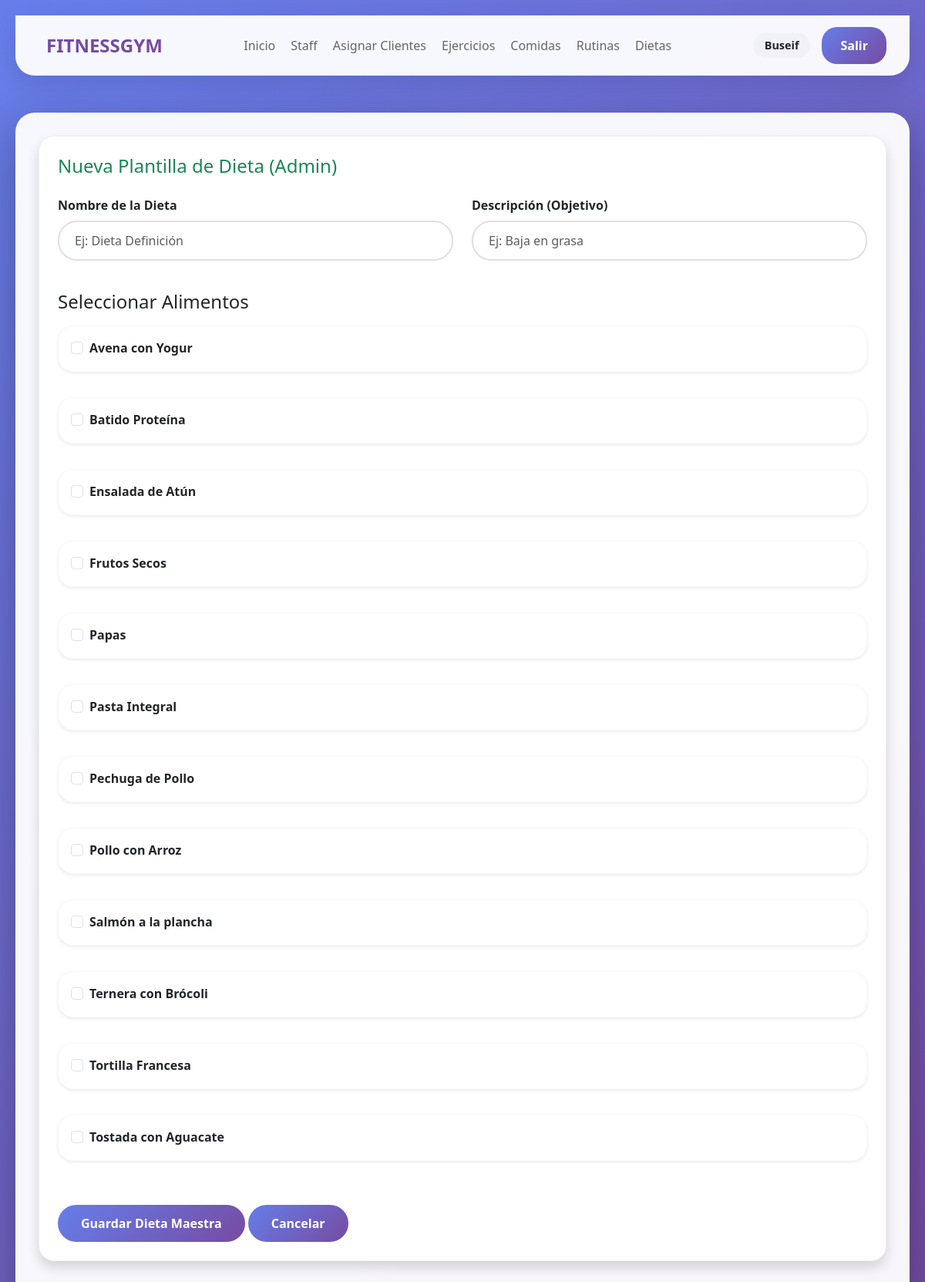
The app's page /php/nueva_dieta_pre.php (signed in) with its own data.
### tables this page shows
CREATE TABLE `comidas` (
  `id_comida` int(11) NOT NULL,
  `nombre` varchar(100) NOT NULL,
  `descripcion` text DEFAULT NULL,
  `calorias` int(11) DEFAULT NULL,
  `tipo` enum('desayuno','almuerzo','cena','snack') DEFAULT NULL
);

### php/nueva_dieta_pre.php (the view, shortened to what this page needs)
<!DOCTYPE html>
<html lang="es">
<head>
    <link href="https://cdn.jsdelivr.net/npm/bootstrap@5.3.0/dist/css/bootstrap.min.css" rel="stylesheet">
    <link rel="stylesheet" href="../css/estilo_global.css">
</head>
<body>
    <?php include 'navbar.php'; ?>
    <div class="container mt-5">
        <div class="card shadow p-4">
            <h2 class="text-success mb-4">Nueva Plantilla de Dieta (Admin)</h2>
            <form method="POST">
                <div class="row mb-4">
                    <div class="col-md-6">
                        <label class="form-label fw-bold">Nombre de la Dieta</label>
                        <input type="text" name="nombre" class="form-control" placeholder="Ej: Dieta Definición" required>
                    </div>
                    <div class="col-md-6">
                        <label class="form-label fw-bold">Descripción (Objetivo)</label>
                        <input type="text" name="descripcion" class="form-control" placeholder="Ej: Baja en grasa" required>
                    </div>
                </div>
                <h4 class="mb-3">Seleccionar Alimentos</h4>
                <div class="row">
                    <?php
                    $res = mysqli_query($conexion, "SELECT * FROM comidas ORDER BY nombre ASC");
                    while ($com = mysqli_fetch_assoc($res)) {
                        $id = $com['id_comida'];
                        echo "
                        <div class='col-12 mb-2'>
                            <div class='card p-3 border-light shadow-sm'>
                                <div class='form-check'>
                                    <input type='checkbox' name='comida[$id]' value='1' class='form-check-input check-comida' data-id='$id'>
                                    <label class='form-check-label fw-bold'>{$com['nombre']}</label>
                                </div>
                                <div class='row mt-2' id='inputs-$id' style='display:none;'>
                                    <div class='col-md-4'>
                                        <small>Día:</small>
                                        <select name='dia_semana[$id]' class='form-select form-select-sm'>
                                            <option value='lunes'>Lunes</option>
                                            <option value='martes'>Martes</option>
                                            <option value='miercoles'>Miércoles</option>
                                            <option value='jueves'>Jueves</option>
                                            <option value='viernes'>Viernes</option>
                                            <option value='sabado'>Sábado</option>
                                            <option value='domingo'>Domingo</option>
                                        </select>
                                    </div>
                                    <div class='col-md-4'>
                                        <small>Momento:</small>
                                        <select name='momento[$id]' class='form-select form-select-sm'>
                                            <option value='Desayuno'>Desayuno</option>
                                            <option value='Almuerzo'>Almuerzo</option>
                                            <option value='Comida'>Comida</option>
                                            <option value='Merienda'>Merienda</option>
                                            <option value='Cena'>Cena</option>
                                        </select>
                                    </div>
                                </div>
                            </div>
                        </div>";
                    }
                    ?>
                </div>
                <div class="mt-4">
                    <button type="submit" class="btn btn-danger btn-lg">Guardar Dieta Maestra</button>
                    <a href="gestion_dietas_pre.php" class="btn btn-secondary btn-lg">Cancelar</a>
                </div>
            </form>
        </div>
    </div>
</body>
</html>

### css/estilo_global.css (style rules this page uses)
:root { --primary-gradient: linear-gradient(135deg, #667eea 0%, #764ba2 100%); --bg-light: rgba(255, 255, 255, 0.95); --shadow-soft: 0 10px 30px rgba(0, 0, 0, 0.05); --shadow-strong: 0 20px 60px rgba(0, 0, 0, 0.3); --radius-main: 25px; --radius-card: 20px; --text-dark: #333; --text-muted: #666; }
* { margin: 0; padding: 0; box-sizing: border-box; font-family: 'Segoe UI', Tahoma, Geneva, Verdana, sans-serif; }
body { background: var(--primary-gradient); min-height: 100vh; padding: 20px; }
.container { max-width: 1200px; margin: 0 auto; background: var(--bg-light); border-radius: var(--radius-main); padding: 30px; box-shadow: var(--shadow-strong); }
.card { background: white; padding: 25px; border-radius: var(--radius-card); box-shadow: var(--shadow-soft); border: 1px solid #f0f0f0; margin-bottom: 25px; }
h2 { color: var(--text-dark); margin-bottom: 20px; font-size: 1.5rem; display: flex; align-items: center; gap: 10px; }
.btn { background: var(--primary-gradient); color: white; border: none; padding: 12px 30px; border-radius: 25px; font-size: 16px; font-weight: bold; cursor: pointer; transition: all 0.3s; text-decoration: none; display: inline-block; }
input[type="text"], input[type="number"], input[type="email"], input[type="password"], input[type="phone"], select { width: 100%; padding: 12px 20px; border: 2px solid #e0e0e0; border-radius: 25px; margin-bottom: 15px; outline: none; }

### records on screen
comidas: nombre "Avena con Yogur"
comidas: nombre "Batido Proteína"
comidas: nombre "Ensalada de Atún"
comidas: nombre "Frutos Secos"
comidas: nombre "Papas"
comidas: nombre "Pasta Integral"
comidas: nombre "Pechuga de Pollo"
comidas: nombre "Pollo con Arroz"
comidas: nombre "Salmón a la plancha"
comidas: nombre "Ternera con Brócoli"
comidas: nombre "Tortilla Francesa"
comidas: nombre "Tostada con Aguacate"

### other values on screen
$_SESSION['nombre'] "Buseif"
